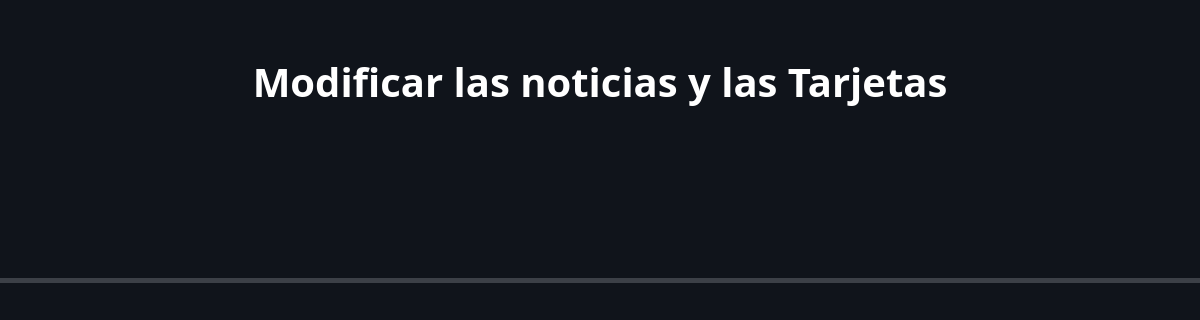
The app's page /panel_admin/gestion_foro.php, older data.
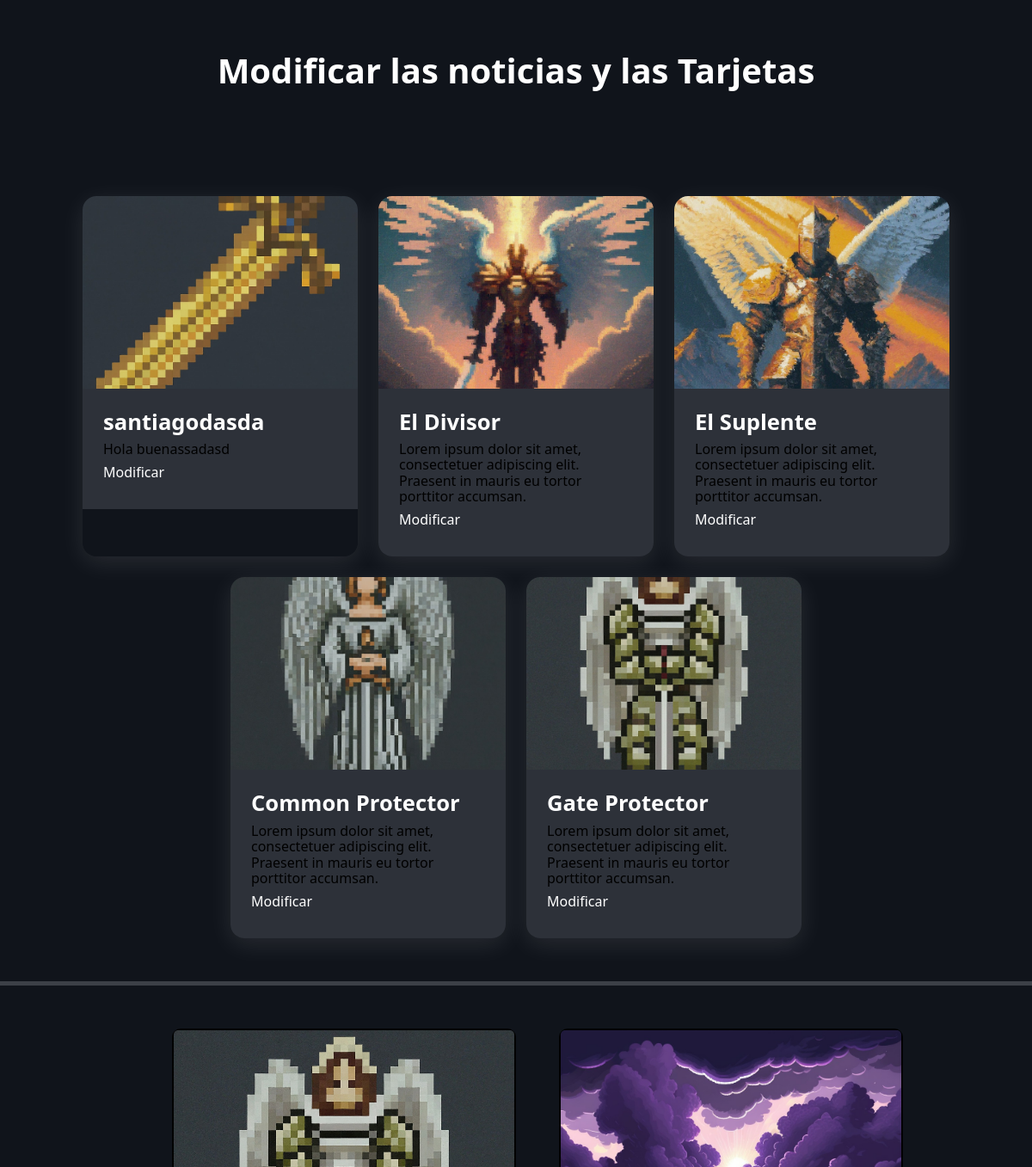
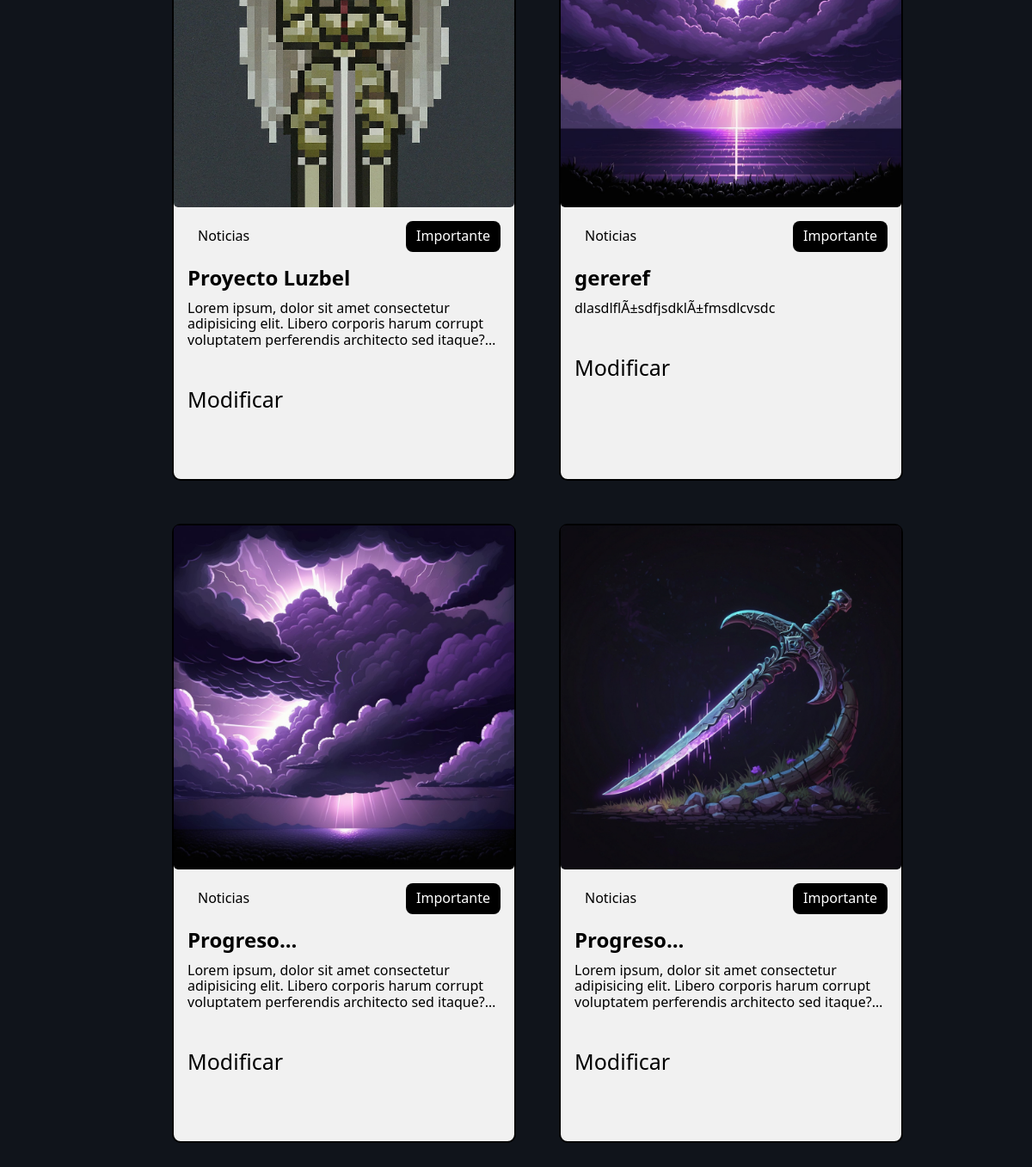
The same page, newer data (2 pictures, top to bottom).
### tables this page shows
CREATE TABLE IF NOT EXISTS `informacion` (
  `id_noticia` int(10) NOT NULL AUTO_INCREMENT,
  `titulo` varchar(100) NOT NULL,
  `informacion` mediumtext NOT NULL,
  `imagen` varchar(100) NOT NULL,
  PRIMARY KEY (`id_noticia`)
);

CREATE TABLE IF NOT EXISTS `noticias` (
  `id_noticia` int(5) NOT NULL AUTO_INCREMENT,
  `titulo` varchar(100) NOT NULL,
  `informacion` mediumtext NOT NULL,
  `imagen` varchar(100) NOT NULL,
  PRIMARY KEY (`id_noticia`)
);

### panel_admin/gestion_foro.php (the view, shortened to what this page needs)
<?php
include '../main-pages/conexion.php';
?>
<!DOCTYPE html>
<html lang="en">
<head>
    <link rel="stylesheet" href="../normalize.css">
    <link rel="stylesheet" href="../frontend/style.css">
    <link rel="stylesheet" href="https://cdn.jsdelivr.net/npm/sweetalert2@11.11.0/dist/sweetalert2.min.css"
>
</head>
<body>
    <h1 class="informacion">
        Modificar las noticias y las Tarjetas
    </h1>
    <section class="info" id="Info">
        <div class="articles">
        <?php
            $registros = mysqli_query($conexion,"SELECT * FROM informacion") or die("Error en la consulta".mysqli_error($conexion));
            while ($row = mysqli_fetch_array($registros)) { ?>
            <article>
                <figure>
                    <img src="../img/<?php echo $row['imagen']?>" alt="Lavender Fields">
                </figure>
                <div class="article-preview">
                    <h2>
                        <?php echo $row['titulo'] ?>
                    </h2>
                    <p>
                        <?php echo $row['informacion'] ?>
                    </p><br>
                    <p><a href="modificar.php?tarjeta=<?php echo $row['id_noticia']?>">Modificar</a></p>                </div>
            </article>
            <?php }
            ?>
        </div>
    </section>
    <hr class="divisor">
    <section class="noticias" id="Noticias">
    <?php
            $registros = mysqli_query($conexion,"SELECT * FROM noticias") or die("Error en la consulta".mysqli_error($conexion));
            while ($row = mysqli_fetch_array($registros)) { ?>
                <div class="container">
                    <article class="card">
                        <div class='background'>
                            <img src="../img/<?php echo $row['imagen']?>" alt="Fetch API GraphQL Preview">
                        </div>
                        <div class='content'>
                            <div class="card-header">
                                <div class="card-type">
                                    Noticias
                                </div>
                                <div class="ToA">
                                    Importante
                                </div>
                            </div>
                            <div class="card-content">
                                <h2><?php echo $row['titulo'] ?></h2>
                                <p>
                                    <?php echo $row['informacion'] ?>
                                </p><br>
                                <p class="noticias_modi"><a href="modificar_noticias.php?noticia=<?php echo $row['id_noticia']?>">Modificar</a></p>
                            </div>
                        </div>
                    </article>
                </div>
    <?php }
    ?>
    </section>
</body>
</html>

### frontend/style.css (style rules this page uses)
* { padding: 0; margin: 0; box-sizing: border-box; font-family: 'Segoe UI', Tahoma, Geneva, Verdana, sans-serif; scroll-behavior: smooth; }
html { box-sizing: border-box; }
*, *:before, *:after { box-sizing: inherit; }
:root { --bg: #171717; --text-color: #fff; --sec-primary: rgb(241, 241, 241); --accent: rgb(255, 255, 255); --color-1: #10141b; --color-2: #3c4047; --color-3: #2d3139; --color-4: #1f232a; --color-5: #4a4e56; --color-6: #000; --color-7: #1877f2; --color-8: #1877f2; --color-9: #1877f2; }
body { background-color: var(--color-1); padding-top: 2rem; overflow-x: hidden; }
.nav-header h1, a { position: relative; bottom: 10px; transition: .5s; -webkit-transition: .5s; -moz-transition: .5s; -ms-transition: .5s; -o-transition: .5s; color: white; }
.divisor { width: 100%; height: 5px; border: none; background-color: var(--color-2); }
.info { background-color: var(--color-1); height: auto; }
.articles { display: flex; flex-wrap: wrap; margin: 0 auto; justify-content: center; max-width: 1200px; gap: 1.5rem; padding-top: 6rem; margin-bottom: 50px; }
.articles article { max-width: 20rem; width: 100%; cursor: pointer; position: relative; display: block; transition: all 0.4s ease-in-out; overflow: hidden; border-radius: 1rem; box-shadow: rgba(255, 255, 255, 0.1) 0px 7px 29px 0px; }
.articles article h2 { margin: 0 0 0.5rem 0; font-size: 1.6rem; color: rgb(255, 255, 255); transition: color 0.3s ease-out; }
.articles article img { max-width: 100%; transform-origin: center; transition: transform 0.4s ease-in-out; height: 100%; aspect-ratio: 16 / 9; overflow: hidden; object-fit: cover; }
.article-preview { padding: 1.5rem; background: var(--color-3); }
.articles figure { width: 100%; height: 14rem; overflow: hidden; }
.noticias { background-color: var(--color-1); margin-bottom: 2rem; display: flex; flex-wrap: wrap; justify-content: center; }
.container { justify-content: center; }
.card { display: flex; border: 2px solid black; border-radius: 0.75rem; background-color: var(--sec-primary); height: 45rem; width: 400px; flex-direction: column; margin-left: 50px; margin-top: 50px; transition: .5s; border-radius: 10px; }
.content { display: flex; flex-direction: column; gap: 1rem; justify-content: start; padding: 1rem; }
.background img { width: 100%; height: 100%; object-fit: cover; border-radius: 5px; }
.card-type { height: 2.25rem; padding: 0.25rem 0.75rem; display: flex; white-space: nowrap; align-items: center; justify-content: center; border-radius: 0.5rem; gap: 0.5rem; color: black; background-color: var(--secondary); }
.card-header { display: flex; justify-content: space-between; }
.ToA { height: 2.25rem; padding: 0.25rem 0.75rem; border-radius: 0.5rem; display: flex; white-space: nowrap; align-items: center; justify-content: center; background-color: black; color: rgb(255, 255, 255); }
.card-content { display: flex; flex-direction: column; gap: 0.5rem; }
.card-content>h2 { font-weight: 700; }
.card-content>p { font-weight: 400; margin: 0.3rem 0; display: -webkit-box; -webkit-line-clamp: 3; -webkit-box-orient: vertical; overflow: hidden; text-overflow: ellipsis; }
.noticias_modi a { color: black; position: relative; top: 2px; text-decoration: none; transition: 1s; font-size: 25px; }
.informacion { color: #fff; text-align: center; font-size: 40px; }
.info a { text-decoration: none; }

Row changes from the older to the newer data that the page shows:
added informacion: imagen (picture), titulo "santiagodasda", informacion "Hola buenassadasd"
added informacion: imagen (picture), titulo "El Divisor", informacion "Lorem ipsum dolor sit amet, consectetuer adipiscing elit. Praesent in mauris eu tortor porttitor accumsan."
added informacion: imagen (picture), titulo "El Suplente", informacion "Lorem ipsum dolor sit amet, consectetuer adipiscing elit. Praesent in mauris eu tortor porttitor accumsan."
added informacion: imagen (picture), titulo "Common Protector", informacion "Lorem ipsum dolor sit amet, consectetuer adipiscing elit. Praesent in mauris eu tortor porttitor accumsan."
added informacion: imagen (picture), titulo "Gate Protector", informacion "Lorem ipsum dolor sit amet, consectetuer adipiscing elit. Praesent in mauris eu tortor porttitor accumsan."
added noticias: imagen (picture), titulo "Proyecto Luzbel", informacion "Lorem ipsum, dolor sit amet consectetur adipisicing elit. Libero corporis harum corrupt voluptatem perferendis architecto sed…"
added noticias: imagen (picture), titulo "gereref", informacion "dlasdlflÃ±sdfjsdklÃ±fmsdlcvsdc"
added noticias: imagen (picture), titulo "Progreso...", informacion "Lorem ipsum, dolor sit amet consectetur adipisicing elit. Libero corporis harum corrupt voluptatem perferendis architecto sed…"
added noticias: imagen (picture), titulo "Progreso...", informacion "Lorem ipsum, dolor sit amet consectetur adipisicing elit. Libero corporis harum corrupt voluptatem perferendis architecto sed…"
